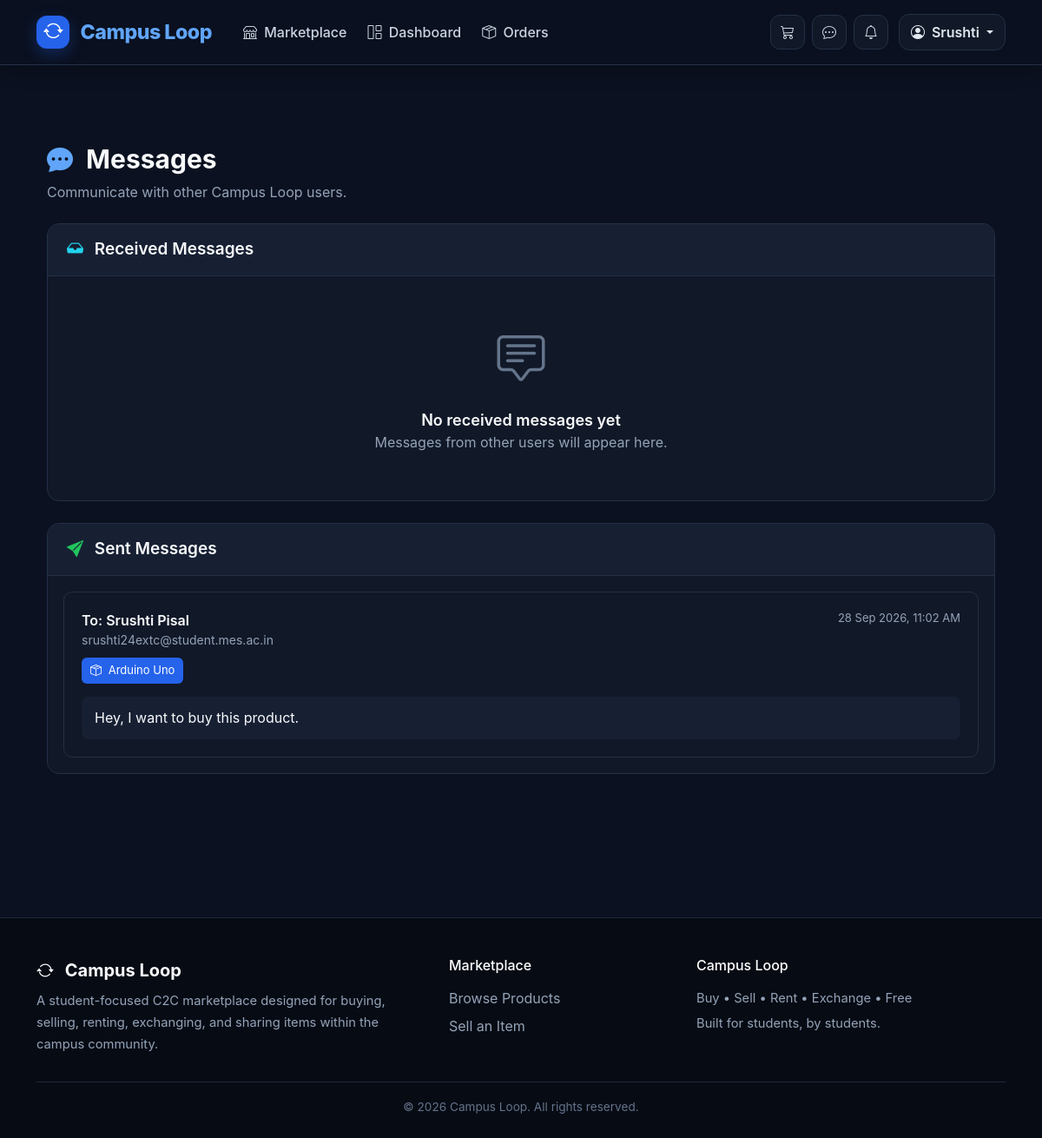
The page /messages/ (signed in) on the database its author committed.
### accounts/models.py (models this page shows)
class User(AbstractUser):
    ROLE_CHOICES = (
    ("user", "User"),
    ("admin", "Admin"),
)
    username = None
    email = models.EmailField(
        unique=True
    )
    phone = models.CharField(
        max_length=15,
        blank=True
    )
    college = models.CharField(
        max_length=150,
        blank=True
    )
    role = models.CharField(
    max_length=10,
    choices=ROLE_CHOICES,
    default="user"
)
    objects = UserManager()
    USERNAME_FIELD = "email"
    REQUIRED_FIELDS = []

### messages_app/models.py (models this page shows, shortened)
class Message(models.Model):
    sender = models.ForeignKey(
        settings.AUTH_USER_MODEL,
        on_delete=models.CASCADE,
        related_name="sent_messages"
    )
    receiver = models.ForeignKey(
        settings.AUTH_USER_MODEL,
        on_delete=models.CASCADE,
        related_name="received_messages"
    )
    product = models.ForeignKey(
        "products.Product",
        on_delete=models.SET_NULL,
        null=True,
        blank=True,
        related_name="messages"
    )
    message = models.TextField()
    is_read = models.BooleanField(
        default=False
    )
    created_at = models.DateTimeField(
        auto_now_add=True
    )

### products/models.py (models this page shows, shortened)
class Product(models.Model):
    LISTING_TYPES = (
        ("buy", "Buy"),
        ("rent", "Rent"),
        ("exchange", "Exchange"),
        ("free", "Free"),
    )
    CONDITION_CHOICES = (
        ("new", "New"),
        ("like_new", "Like New"),
        ("good", "Good"),
        ("used", "Used"),
    )
    STATUS_CHOICES = (
        ("pending", "Pending"),
        ("approved", "Approved"),
        ("rejected", "Rejected"),
        ("sold", "Sold"),
    )
    name = models.CharField(max_length=200)
    seller = models.ForeignKey(
        settings.AUTH_USER_MODEL,
        on_delete=models.CASCADE,
        related_name="products"
    )
    category = models.ForeignKey(
        Category,
        on_delete=models.PROTECT,
        related_name="products"
    )
    description = models.TextField()
    price = models.DecimalField(
        max_digits=10,
        decimal_places=2,
        default=0
    )
    condition = models.CharField(
        max_length=20,
        choices=CONDITION_CHOICES,
        default="good"
    )
    stock = models.PositiveIntegerField(default=1)
    listing_type = models.CharField(
        max_length=20,
        choices=LISTING_TYPES,
        default="buy"
    )
    image = models.ImageField(
        upload_to="products/",
        blank=True,
        null=True
    )
    status = models.CharField(
        max_length=20,
        choices=STATUS_CHOICES,
        default="pending"
    )
    created_at = models.DateTimeField(auto_now_add=True)
    updated_at = models.DateTimeField(auto_now=True)

### messages_app/views.py (the view)
# urls.py: path("", messages_view, name="messages"),
@login_required
def messages_view(request):
    received = Message.objects.filter(
        receiver=request.user
    ).select_related(
        "sender", "product"
    ).order_by("-created_at")
    sent = Message.objects.filter(
        sender=request.user
    ).select_related(
        "receiver", "product"
    ).order_by("-created_at")
    return render(
        request,
        "messages.html",
        {
            "received": received,
            "sent": sent
        }
    )

### templates/messages.html (shortened to what this page needs)
{% extends "base.html" %}
{% block content %}
<div class="container py-5 messages-page">
    <div class="mb-4">
        <h1 class="page-title">
            <i class="bi bi-chat-dots-fill me-2"
               style="color:#60a5fa !important;"></i>
            Messages
        </h1>
        <p class="page-subtitle">
            Communicate with other Campus Loop users.
        </p>
    </div>
    <div class="message-section">
        <div class="section-header">
            <h2 class="section-title">
                <i class="bi bi-inbox-fill me-2"
                   style="color:#22d3ee !important;"></i>
                Received Messages
            </h2>
        </div>
        {% if received %}
            {% for message in received %}
                <div class="message-item">
                    <div class="d-flex justify-content-between align-items-start">
                        <div>
                            <div class="person-name">
                                From:
                                {% if message.sender.first_name %}
                                    {{ message.sender.first_name }}
                                    {{ message.sender.last_name }}
                                {% else %}
                                    {{ message.sender.email }}
                                {% endif %}
                            </div>
                            <div class="email">
                                {{ message.sender.email }}
                            </div>
                        </div>
                        <div class="date">
                            {{ message.created_at|date:"d M Y, h:i A" }}
                        </div>
                    </div>
                    {% if message.product %}
                        <div class="product-badge">
                            <i class="bi bi-box-seam me-1"></i>
                            {{ message.product.name }}
                        </div>
                    {% endif %}
                    <div class="message-content">
                        {{ message.message }}
                    </div>
                    <div class="mt-3">
                        <a href="{% url 'send_message' message.sender.id %}{% if message.product %}?product={{ message.product.id }}{% endif %}"
                           class="reply-btn">
                            <i class="bi bi-reply-fill me-1"></i>
                            Reply
                        </a>
                    </div>
                </div>
            {% endfor %}
        {% else %}
            <div class="empty-box">
                <i class="bi bi-chat-square-text"></i>
                <div class="empty-title">
                    No received messages yet
                </div>
                <p class="empty-text">
                    Messages from other users will appear here.
                </p>
            </div>
        {% endif %}
    </div>
    <div class="message-section">
        <div class="section-header">
            <h2 class="section-title">
                <i class="bi bi-send-fill me-2"
                   style="color:#22c55e !important;"></i>
                Sent Messages
            </h2>
        </div>
        {% if sent %}
            {% for message in sent %}
                <div class="message-item">
                    <div class="d-flex justify-content-between align-items-start">
                        <div>
                            <div class="person-name">
                                To:
                                {% if message.receiver.first_name %}
                                    {{ message.receiver.first_name }}
                                    {{ message.receiver.last_name }}
                                {% else %}
                                    {{ message.receiver.email }}
                                {% endif %}
                            </div>
                            <div class="email">
                                {{ message.receiver.email }}
                            </div>
                        </div>
                        <div class="date">
                            {{ message.created_at|date:"d M Y, h:i A" }}
                        </div>
                    </div>
                    {% if message.product %}
                        <div class="product-badge">
                            <i class="bi bi-box-seam me-1"></i>
                            {{ message.product.name }}
                        </div>
                    {% endif %}
                    <div class="message-content">
                        {{ message.message }}
                    </div>
                </div>
            {% endfor %}
        {% endif %}
    </div>
</div>
{% endblock %}

### templates/base.html (shortened to what this page needs)
{% load static %}
<!DOCTYPE html>
<html lang="en">
<head>
    <link
        href="https://cdn.jsdelivr.net/npm/bootstrap@5.3.3/dist/css/bootstrap.min.css"
        rel="stylesheet"
    >
    <link
        rel="stylesheet"
        href="https://cdn.jsdelivr.net/npm/bootstrap-icons@1.11.3/font/bootstrap-icons.min.css"
    >
</head>
<body>
<nav class="navbar navbar-expand-lg main-navbar">
    <div class="container py-2">
        <a class="brand" href="{% url 'home' %}">
            <span class="brand-icon">
                <i class="bi bi-arrow-repeat"></i>
            </span>
            Campus Loop
        </a>
        <div class="collapse navbar-collapse" id="mainNavbar">
            <ul class="navbar-nav ms-lg-4 me-auto">
                <li class="nav-item">
                    <a class="nav-link" href="{% url 'products' %}">
                        <i class="bi bi-shop me-1"></i>
                        Marketplace
                    </a>
                </li>
                {% if user.is_authenticated %}
                <li class="nav-item">
                    <a class="nav-link" href="{% url 'dashboard' %}">
                        <i class="bi bi-grid-1x2 me-1"></i>
                        Dashboard
                    </a>
                </li>
                <li class="nav-item">
                    <a class="nav-link" href="{% url 'orders' %}">
                        <i class="bi bi-box-seam me-1"></i>
                        Orders
                    </a>
                </li>
                {% endif %}
            </ul>
            {% if user.is_authenticated %}
            <div class="d-flex align-items-center gap-2 nav-actions">
                <a
                    href="{% url 'cart' %}"
                    class="nav-icon-btn"
                    title="Cart"
                >
                    <i class="bi bi-cart3"></i>
                </a>
                <a
                    href="{% url 'messages' %}"
                    class="nav-icon-btn"
                    title="Messages"
                >
                    <i class="bi bi-chat-dots"></i>
                </a>
                <a
                    href="{% url 'notifications' %}"
                    class="nav-icon-btn"
                    title="Notifications"
                >
                    <i class="bi bi-bell"></i>
                </a>
                <div class="dropdown ms-1">
                    <button
                        class="profile-btn dropdown-toggle"
                        type="button"
                        data-bs-toggle="dropdown"
                        aria-expanded="false"
                    >
                        <i class="bi bi-person-circle me-1"></i>
                        {{ user.first_name|default:user.last_name }}
                    </button>
                </div>
            </div>
            {% endif %}
        </div>
    </div>
</nav>
<main class="main-content">
    <div class="container">
        {% block content %}
        {% endblock %}
    </div>
</main>
<footer class="main-footer">
    <div class="container">
        <div class="row g-4">
            <div class="col-md-5">
                <div class="footer-brand mb-2">
                    <i class="bi bi-arrow-repeat me-2"></i>
                    Campus Loop
                </div>
                <p class="footer-text mb-0">
                    A student-focused C2C marketplace designed
                    for buying, selling, renting, exchanging,
                    and sharing items within the campus community.
                </p>
            </div>
            <div class="col-md-3">
                <h6 class="text-white mb-3">
                    Marketplace
                </h6>
                <a
                    href="{% url 'products' %}"
                    class="footer-link"
                >
                    Browse Products
                </a>
                {% if user.is_authenticated %}
                <a
                    href="{% url 'add_product' %}"
                    class="footer-link"
                >
                    Sell an Item
                </a>
                {% endif %}
            </div>
            <div class="col-md-4">
                <h6 class="text-white mb-3">
                    Campus Loop
                </h6>
                <p class="footer-text mb-1">
                    Buy • Sell • Rent • Exchange • Free
                </p>
                <p class="footer-text mb-0">
                    Built for students, by students.
                </p>
            </div>
        </div>
        <div class="footer-bottom text-center">
            © 2026 Campus Loop. All rights reserved.
        </div>
    </div>
</footer>
</body>
</html>

### templates/base.html (style rules this page uses)
* { box-sizing: border-box; }
body { margin: 0; background: #0b1120; color: #f8fafc; font-family: Inter, -apple-system, BlinkMacSystemFont, "Segoe UI", sans-serif; }
.main-navbar { background: rgba(11, 17, 32, 0.96); border-bottom: 1px solid #243047; box-shadow: 0 4px 25px rgba(0, 0, 0, 0.25); position: sticky; top: 0; z-index: 1000; backdrop-filter: blur(12px); }
.brand { font-size: 1.45rem; font-weight: 800; color: #60a5fa !important; text-decoration: none; letter-spacing: -0.5px; }
.brand-icon { display: inline-flex; align-items: center; justify-content: center; width: 38px; height: 38px; margin-right: 8px; border-radius: 12px; background: #2563eb; color: white; box-shadow: 0 6px 18px rgba(37, 99, 235, 0.3); }
.nav-link { color: #cbd5e1 !important; font-weight: 500; padding: 9px 12px !important; border-radius: 10px; transition: 0.2s ease; }
.nav-icon-btn { width: 40px; height: 40px; border: 1px solid #243047; border-radius: 11px; background: #111827; color: #cbd5e1; display: inline-flex; align-items: center; justify-content: center; text-decoration: none; transition: 0.2s ease; }
.profile-btn { border: 1px solid #243047; background: #111827; color: #e2e8f0; border-radius: 12px; padding: 8px 13px; font-weight: 600; }
.main-content { min-height: calc(100vh - 150px); padding: 42px 0; }
.main-footer { background: #070b14; color: #cbd5e1; margin-top: 50px; padding: 45px 0 25px; border-top: 1px solid #1e293b; }
.footer-brand { color: #f8fafc; font-size: 1.25rem; font-weight: 750; }
.footer-text { color: #94a3b8; font-size: 0.92rem; line-height: 1.7; }
.footer-link { color: #94a3b8; text-decoration: none; display: block; margin-bottom: 8px; transition: 0.2s ease; }
.footer-bottom { border-top: 1px solid #1e293b; margin-top: 30px; padding-top: 18px; color: #64748b; font-size: 0.85rem; }

### templates/messages.html (style rules this page uses)
.messages-page { color: #f8fafc !important; }
.messages-page * { box-sizing: border-box; }
.messages-page .page-title { color: #f8fafc !important; font-size: 30px; font-weight: 700; }
.messages-page .page-subtitle { color: #94a3b8 !important; }
.messages-page .message-section { background: #111827 !important; border: 1px solid #243047 !important; border-radius: 14px; overflow: hidden; margin-bottom: 25px; }
.messages-page .section-header { background: #172033 !important; border-bottom: 1px solid #243047 !important; padding: 18px 22px; }
.messages-page .section-title { color: #f8fafc !important; font-size: 19px; font-weight: 600; margin: 0; }
.messages-page .message-item { background: #111827 !important; border: 1px solid #243047 !important; border-radius: 10px; padding: 20px; margin: 18px; }
.messages-page .person-name { color: #f8fafc !important; font-size: 16px; font-weight: 600; }
.messages-page .email { color: #94a3b8 !important; font-size: 14px; }
.messages-page .date { color: #94a3b8 !important; font-size: 13px; }
.messages-page .message-content { color: #f8fafc !important; font-size: 16px; line-height: 1.6; margin-top: 15px; margin-bottom: 0; background: #172033 !important; border-radius: 8px; padding: 12px 15px; }
.messages-page .product-badge { display: inline-block; background: #2563eb !important; color: #ffffff !important; padding: 5px 10px; border-radius: 6px; font-size: 13px; margin-top: 10px; }
.messages-page .empty-box { text-align: center; padding: 55px 20px; }
.messages-page .empty-box i { font-size: 55px; color: #64748b !important; }
.messages-page .empty-title { color: #f8fafc !important; font-size: 18px; font-weight: 600; margin-top: 15px; }
.messages-page .empty-text { color: #94a3b8 !important; margin: 0; }

### rows shown on the page
User: first_name "Srushti"
Message: receiver.first_name "Srushti", receiver.last_name "Pisal", receiver.email "srushti24extc@student.mes.ac.in", created_at "28 Sep 2026, 11:02 AM", product.name "Arduino Uno", message "Hey, I want to buy this product."
